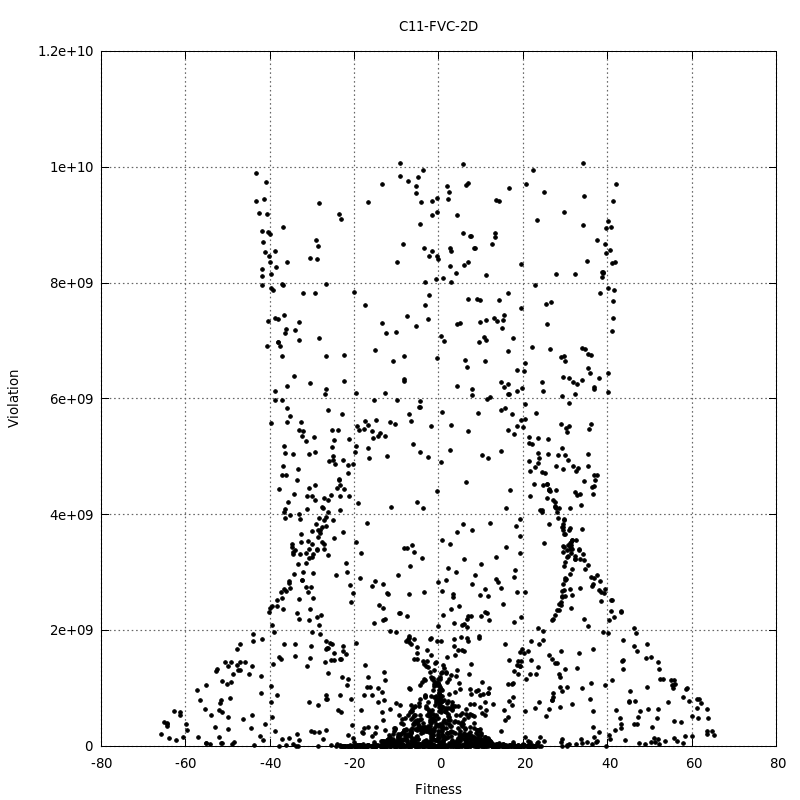

The gnuplot source for this figure:
set terminal pngcairo size 800,800 enhanced font 'Verdana,10'
set output "2DFVC.png"
set title "C11-FVC-2D"
#
set xlabel "Fitness"
set ylabel "Violation"
set grid ytics lt 0 lw 2 lc rgb "#666666"
set grid xtics lt 0 lw 2 lc rgb "#666666"
#
plot "data/2DFVC.dat" using 1:2 title '' pt 7 ps 0.6 lt 0
